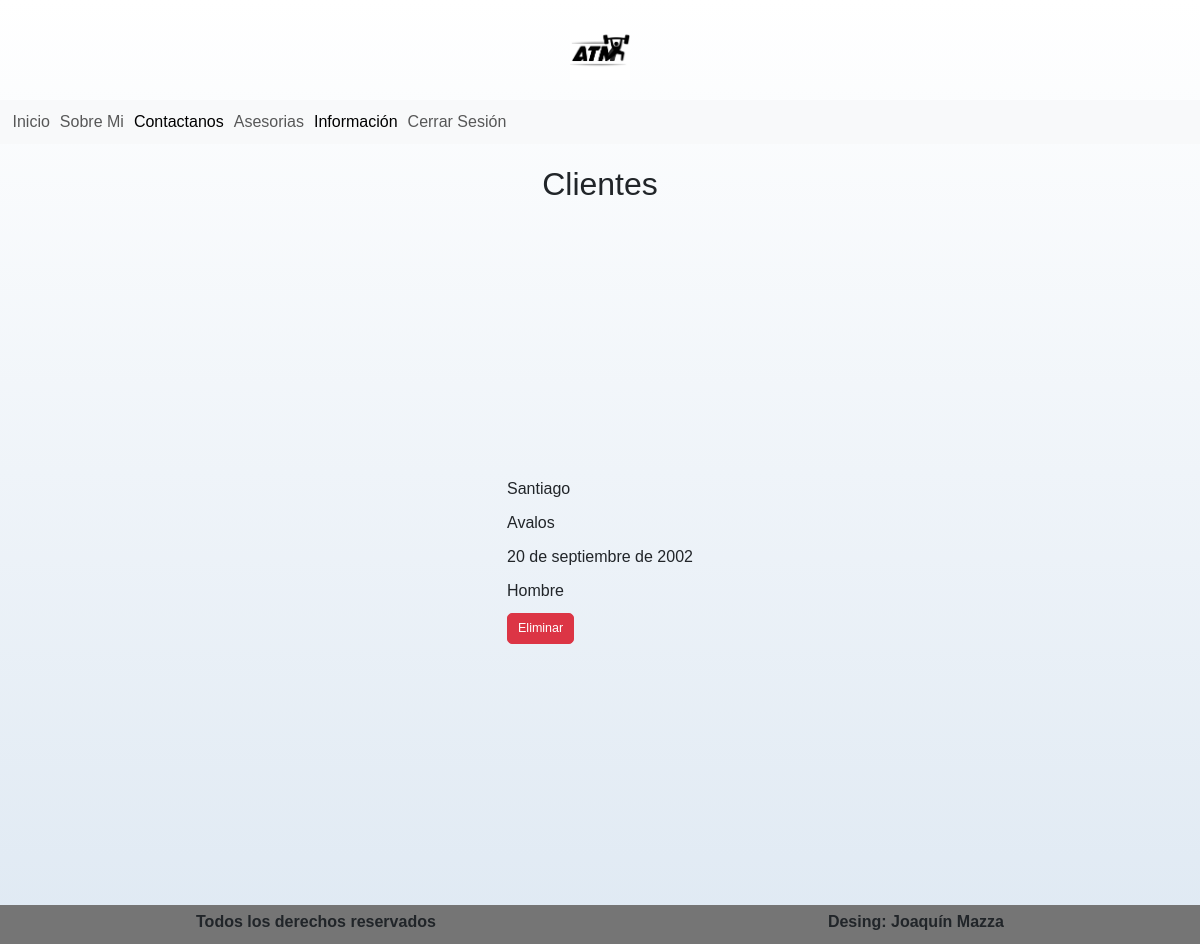
The app's page /cliente/ (signed in), older data.
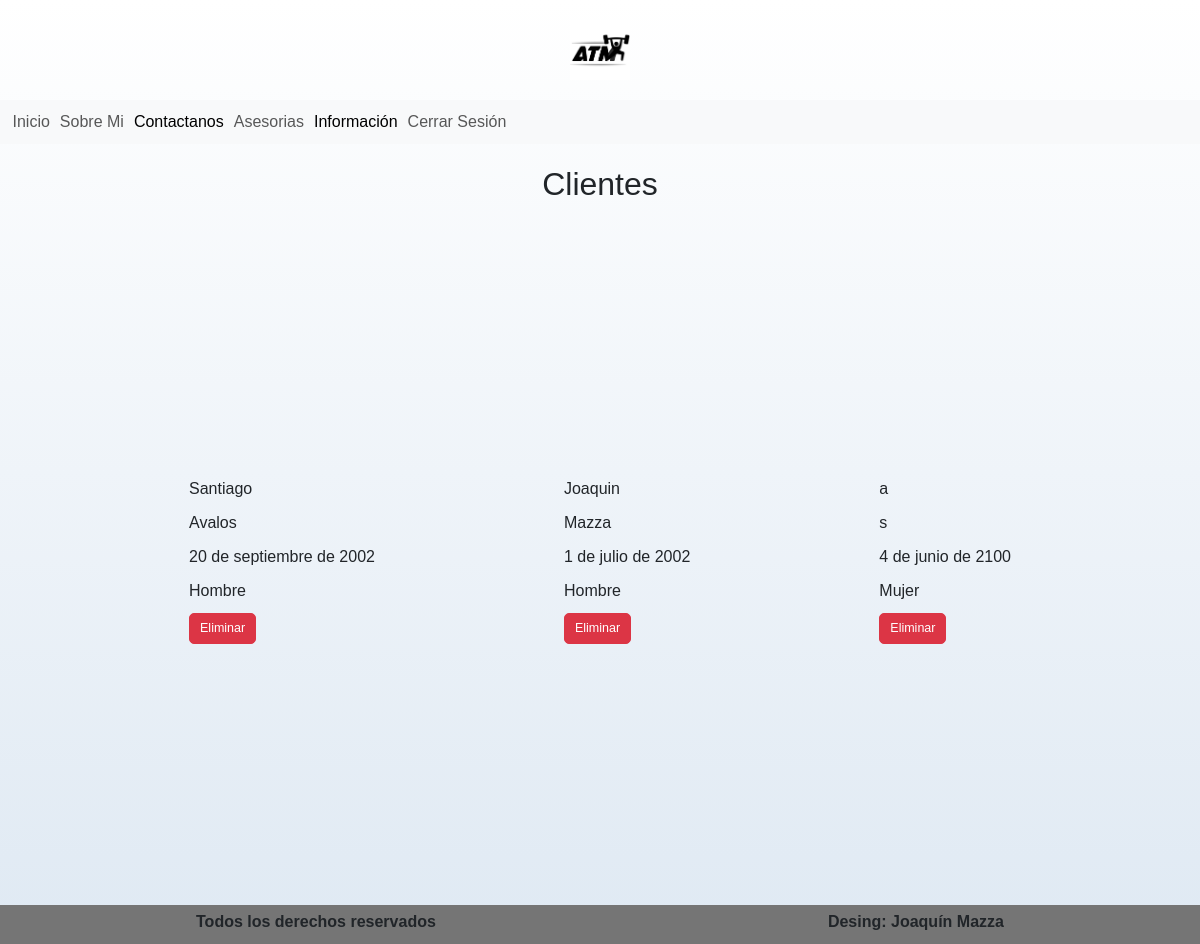
The same page, newer data.
### apps/cliente/models.py (models this page shows, shortened)
class Cliente(models.Model):
    nombre = models.CharField(max_length=50)
    apellido = models.CharField(max_length=50)
    nacimiento = models.DateField(null=True)
    sexo_id = models.ForeignKey(Sexo, on_delete=models.SET_NULL, null=True)

class Sexo(models.Model):
    nombre = models.CharField(max_length=50)
    def __str__(self):
        return self.nombre

### apps/cliente/views.py (the view)
# urls.py: path("", views.home, name="home"),
@staff_member_required
def home(request):
    clientes_registros = Cliente.objects.all()
    contexto = {"clientes": clientes_registros}
    return render(request, "cliente/index.html", contexto)

### apps/cliente/templates/cliente/index.html
{% extends 'Home/base.html' %}
    {% block INDEX_CONTENIDO %}
        <h1>Clientes</h1>
        <div class="muestra">
            {% for cliente in clientes %}
            <div class="contenedor">
                <p>{{ cliente.nombre }}</p>
                <p>{{ cliente.apellido }}</p>
                <p>{{ cliente.nacimiento }}</p>
                <p>{{ cliente.sexo_id }}</p>
                <a href="{% url 'cliente:cliente_delete' cliente.id %}" class="btn btn-danger btn-lg">Eliminar</a>
            </div>
        {% endfor %}
        </div>
    {% endblock INDEX_CONTENIDO %}

Row changes from the older to the newer data that the page shows:
added Cliente: nombre "Joaquin", apellido "Mazza", nacimiento "1 de julio de 2002", sexo_id "Hombre"
added Cliente: nombre "a", apellido "s", nacimiento "4 de junio de 2100", sexo_id "Mujer"
